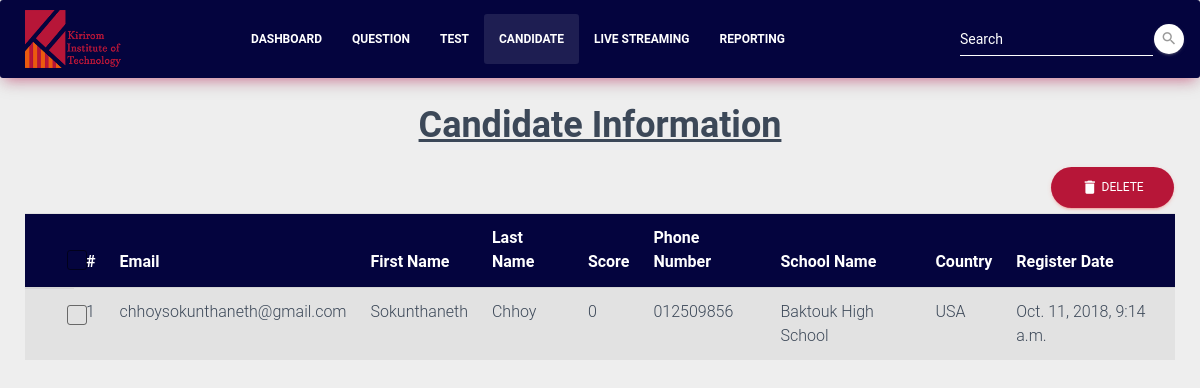
The page /candidate/ on the database as committed earlier.
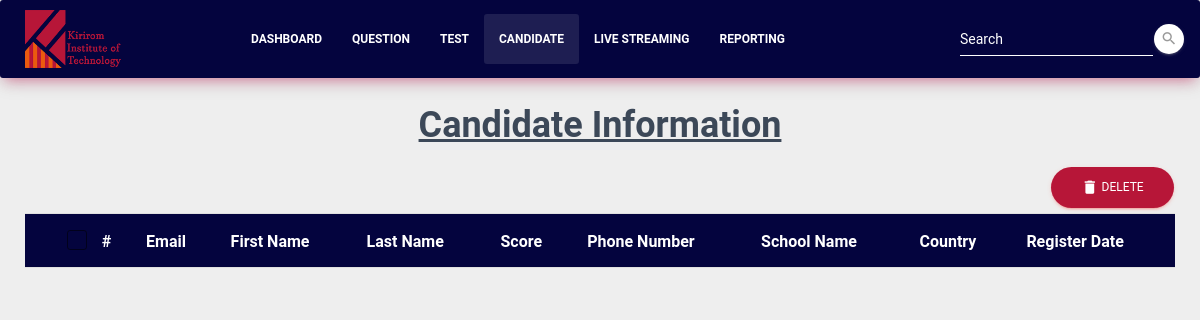
The same page on the database as committed later.
### register/models.py (models this page shows, shortened)
class Register(models.Model):
	email = models.EmailField(max_length=120, blank=False, null=False)
	password = models.TextField(max_length=50,blank=True, null=True)
	firstname= models.CharField(max_length=120, blank=False, null=False)
	lastname = models.CharField(max_length=120, blank=False, null=False)
	phonenumber = models.IntegerField(blank=False, null=False)
	country = models.CharField(max_length=120, blank=False, null=False)
	card_id = models.FileField(upload_to='card_id', null=False, blank=False)
	student_profile = models.FileField(upload_to='student_profile',null=False, blank=False)
	birthday = models.DateField(blank=False, null=False)
	address = models.CharField(max_length=200, blank=False, null=False)
	sname = models.CharField(max_length=300, blank=False, null=False)
	city = models.CharField(max_length=120, blank=False, null=False)
	score = models.IntegerField(default=0)
	created_at = models.DateTimeField(auto_now_add=True)
	taken_test = models.BooleanField(default=False)
	def _get_full_name(self):
		"Retorna los nombres completos de Persona"
		return '%s %s' % (self.city, self.address)
	full_name = property(_get_full_name)

### register/views.py (the view)
# urls.py: url(r'^candidate/', candidate, name="candidate"),
def candidate(request):
	candidates = Register.objects.all()
	return render(request,'candidate.html',{'candidates':candidates})

### templates/candidate.html (shortened to what this page needs)
{% load static from staticfiles %}
<!DOCTYPE html>
<html lang="en">
<head>
  <link rel="stylesheet" type="text/css" media="screen" href="{% static 'css/test_management.css' %}" />
  <link rel="stylesheet" type="text/css" media="screen" href="{% static 'css/bootstrap-select.min.css' %}" />
</head>
<body>
{% block content %}
	<nav class="navbar navbar-expand-lg bg-rose">
    <img src="../static/img/kit-11.png" style="width: 8%; margin-left: 25px;">
    <div class="container">
        <div class="collapse navbar-collapse" style="margin-left: 100px;">
            <ul class="navbar-nav">
                <li class="nav-item">
                    <a href="{% url 'register' %}" class="nav-link"><b>Dashboard</b></a>
                </li>
                <li class="nav-item">
                    <a href="{% url 'question' %}" class="nav-link"><b>Question</b></a>
                </li>
                <li class="nav-item">
                    <a href="{% url 'test' %}" class="nav-link"><b>Test</b></a>
                </li>
                <li class="nav-item active">
                    <a href="{% url 'candidate' %}" class="nav-link"><b>Candidate</b></a>
                </li>
                <li class="nav-item">
                    <a href="{% url 'livertc' %}" class="nav-link"><b>Live Streaming</b></a>
                </li>
                <li class="nav-item">
                    <a href="#report" class="nav-link"><b>Reporting</b></a>
                </li>
            </ul>
            <form class="form-inline ml-auto">
                <div class="form-group has-white">
                  <input type="text" class="form-control" placeholder="Search">
                </div>
                <button type="submit" class="btn btn-white btn-raised btn-fab btn-fab-mini btn-round">
                    <i class="material-icons">search</i>
                </button>
            </form>
        </div>
    </div>
</nav>
  <center><h2><b><u>Candidate Information</u></b></h2></center>
    <div id="inline-toolbar">
    <button class="btn btn-round btn-danger delete-btn-candidate" data-toggle="modal">
<i class="material-icons" action >delete</i>   Delete
</button>
</div>
<div class="table-container" >
    <div class="table-responsive">
  <table id="fresh-table" class="table table-striped candidate">
    <thead  class="thead-table-list">
    <tr>
         <th scope="col-2">
          <div class="form-check">
              <label class="form-check-label">
                <span class="form-check-sign">
                  <span class="check"></span>
                </span>
              </label>
          </div>
        </th>
        <th>#</th>
        <th>Email</th>
        <th>First Name</th>
        <th>Last Name</th>
        <th>Score</th>
        <th>Phone Number</th>
        <th>School Name</th>
        <th>Country</th>
        <th>Register Date</th>
      </tr>
    </thead>
    <tbody>
    {% for candidate in candidates %}
    <tr data-id="{{ candidate.id }}" class="table-row">
      <td class="form-check">
      <div class="form-check">
          <label class="form-check-label">
              <span class="form-check-sign">
              <span class="check"></span>
              </span>
          </label>
      </div>
    </td>
      <td>{{ forloop.counter }}</td>
      <td>{{ candidate.email }}</td>
      <td>{{ candidate.firstname }}</td>
      <td>{{ candidate.lastname }}</td>
      <td>{{ candidate.score }}</td>
      <td>{{ candidate.phonenumber }}</td>
      <td>{{ candidate.sname }}</td>
      <td>{{ candidate.country }}</td>
      <td>{{ candidate.created_at}}</td>
    </tr>
    {% endfor %}
    </tbody>
  </table>
</div>
</div>
{% endblock content %}
</body>
</body>
</html>

Rows that differ between the two databases and show on the page:
removed Register: email "chhoysokunthaneth@gmail.com", firstname "Sokunthaneth", lastname "Chhoy", score "0", phonenumber "012509856", sname "Baktouk High School", country "USA", created_at "Oct. 11, 2018, 9:14 a.m."
